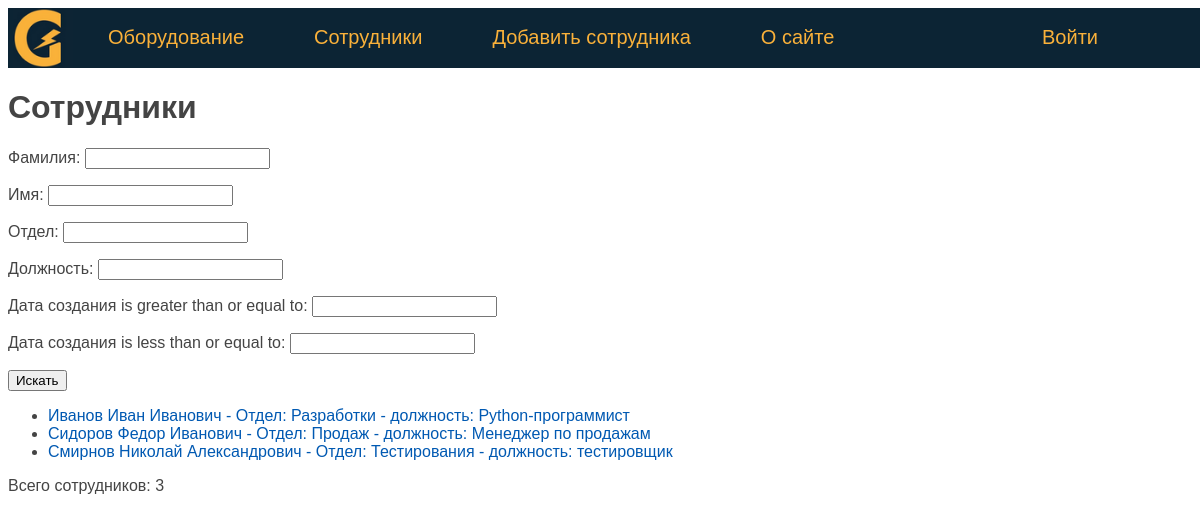
The page /persons/ on the database as committed earlier.
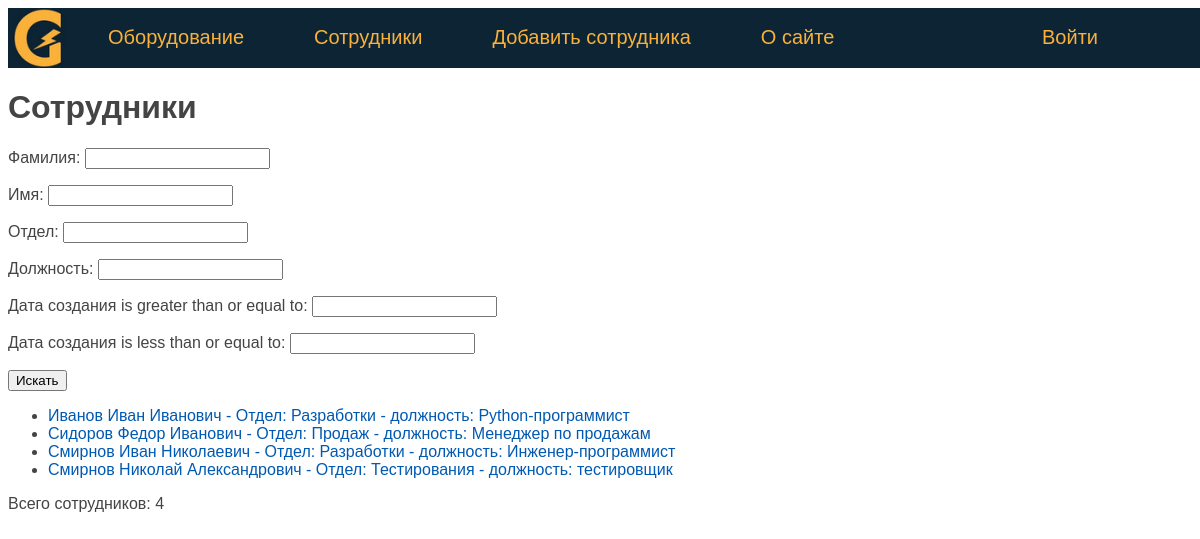
The same page on the database as committed later.
### eqlog/models.py (models this page shows, shortened)
class Person(models.Model):
    last_name = models.CharField(verbose_name='Фамилия', max_length=50)
    first_name = models.CharField(verbose_name='Имя', max_length=50)
    middle_name = models.CharField(verbose_name='Отчество', max_length=50)
    department = models.CharField(verbose_name='Отдел', max_length=50)
    job_title = models.CharField(verbose_name='Должность', max_length=50)
    jobing_at = models.DateField(verbose_name='Дата трудоустройства', default=date(2020, 1, 1))
    created_at = models.DateTimeField(verbose_name='Дата создания', auto_now_add=True)
    updated_at = models.DateTimeField(verbose_name='Дата изменения', auto_now=True)
    remote = models.BooleanField(verbose_name='Удаленщик', default=False)
    is_working = models.BooleanField(verbose_name='Работает', default=True)
    city = models.CharField(verbose_name='Город', max_length=50, default='Москва')
    slug = models.SlugField(verbose_name='URL', max_length=255, unique=True, db_index=True)
    objects = models.Manager()
    def get_absolute_url(self):
        return reverse('person', kwargs={'pers_slug': self.slug})
    class Meta:
        verbose_name = 'Сотрудник'
        verbose_name_plural = 'Сотрудники'
        ordering = ['last_name', 'first_name']

### eqlog/views.py (the view)
# urls.py: path('persons/', PersonHome.as_view(), name='persons'),
class PersonHome(DataMixin, ListView):
    model = Person
    template_name = 'eqlog/persons.html'
    context_object_name = 'persons'
    paginate_by = 20
    def get_context_data(self, **kwargs):
        context = super().get_context_data(**kwargs)
        auth = self.request.user.is_authenticated
        queryset = self.get_queryset()
        ps_filter = PersonFilter(self.request.GET, queryset)
        c_def = self.get_user_context(title='Сотрудники', auth=auth, ps_filter=ps_filter)
        return {**context, **c_def}
    def get_queryset(self):
        queryset = super().get_queryset()
        ps_filter = PersonFilter(self.request.GET, queryset)
        return ps_filter.qs

### eqlog/utils.py (called while the page is built)
    def get_user_context(self, **kwargs):
        context = kwargs
        context['menu'] = menu
        return context

### eqlog/templates/eqlog/persons.html (shortened to what this page needs)
{% extends 'eqlog/base.html' %}
{% block content %}
    <h1>{{ title }}</h1>
        <form method="get" action="{% url 'persons' %}">
            {{ ps_filter.form.as_p }}
            <button type="submit">Искать</button>
        </form>
        <ul>
        {% for p in persons %}
            <li>
                <a href="{{ p.get_absolute_url }}">
                    {{ p.last_name }}
                    {{ p.first_name }}
                    {{ p.middle_name }}
                    - Отдел: {{ p.department }}
                    - должность: {{ p.job_title }}
                </a>
            </li>
        {% endfor %}
        </ul>
        <p> Всего сотрудников: {{ persons | length }}</p>
{% endblock %}

### eqlog/templates/eqlog/base.html (shortened to what this page needs)
<!DOCTYPE html>
{% load static %}
<html>
<head>
    <link type="text/css" href="/static/eqlog/css/styles.css" rel="stylesheet" />
</head>
<body>
    {% block mainmenu %}
    <div class="header">
    <ul id="mainmenu" class="mainmenu">
        <li class="logo">
            <a href="{% url 'home' %}"><div class="logo"></div></a>
        </li>
        {% for m in menu %}
            <li><a href="{% url m.url_name %}"> {{ m.title }} </a></li>
        {% endfor %}
        <li class="last">
            {% if request.user.is_authenticated %}
                <li class="last"> {{user.username}} | <a href="{% url 'logout' %}">Выйти</a> </li>
            {% else %}
                <li class="last"><a href="{% url 'login' %}">Войти</a> </li>
            {% endif %}
        </li>
    </ul>
    </div>
    {% endblock mainmenu %}
    {% block content %}
    {% endblock content %}
</body>
</html>

### eqlog/static/eqlog/css/styles.css (style rules this page uses)
body { font-family: 'Arial'; padding: 0; height: 100%; width: 100%; color: #444; }
a { color: #0059b2; text-decoration: none; }
.header { background: #0c2434; height: 60px; }
.logo { background: url('../images/logo_home.png') no-repeat 0px 0px; background-size: contain; background-position: center; width: 70px; height: 60px; }
ul.mainmenu { list-style: none; margin: 0; padding: 0; height: 60px; color: #FDA83D; font-size: 20px; overflow: hidden; }
ul.mainmenu li { float: left; margin: 18px 40px 0 30px; }
ul.mainmenu li.logo { margin: 0; }
ul.mainmenu li.last { float: right; }
ul.mainmenu li a { color: #fab13a; text-decoration: none; }

Rows that differ between the two databases and show on the page:
added Person: last_name "Смирнов", first_name "Иван", middle_name "Николаевич", department "Разработки", job_title "Инженер-программист"
Other text that changed with them:
{{ persons | length }}: "3" → "4"
